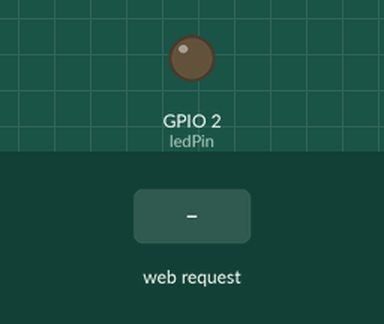
Recording of a sketch running on a simulated ESP32. Parts: output pins drawn as LEDs (lit = HIGH). Inputs (shaded band) come from the test bench. WiFi joins after 1.5 s; servers stay silent unless stated; what the sketch prints to the serial monitor is not drawn.

Above: at 2.7 s.
2.8 s: HTTP request GET /led/on received
At 3.5 s:
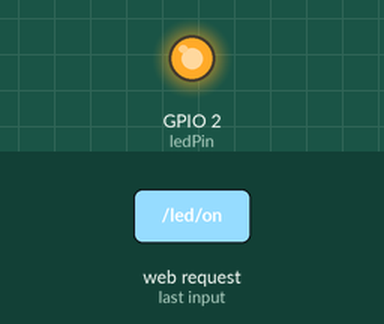
4.3 s: HTTP request GET /led/off received
At 4.7 s:
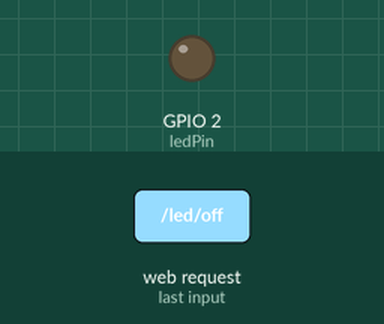
Timing chart, 0 to 7.3 s (numbered marks = the images above; inputs shaded):
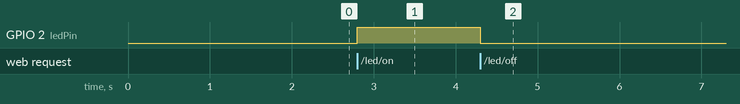

Measured:
- after the input at 2.8 s, GPIO 2 (ledPin): LOW → HIGH at once
- after the input at 4.3 s, GPIO 2 (ledPin): HIGH → LOW at once

The sketch:

sketch_jun8a.ino
```cpp
/*
 * ESP32 Web Server to Control an LED
 * -----------------------------------
 * This sketch creates a simple web server on the ESP32 that allows you to
 * control the built-in LED (usually on GPIO 2) by visiting specific URLs.
 * * It is designed to work with the provided HTML control panel.
 * * Instructions:
 * 1. Update the `ssid` and `password` variables with your Wi-Fi credentials.
 * 2. Upload the code to your ESP32.
 * 3. Open the Serial Monitor at 115200 baud to find the ESP32's IP address.
 * 4. Enter this IP address into the HTML control panel to control the LED.
 */

#include <WiFi.h>
#include <WebServer.h>

// --- IMPORTANT: UPDATE WITH YOUR WI-FI CREDENTIALS ---
const char* ssid = "Airtel_pank_7587";
const char* password = "air49561";
// ----------------------------------------------------

// Create a WebServer object on port 80 (standard HTTP port)
WebServer server(80);

// Define the GPIO pin for the built-in LED. On most ESP32 dev kits, this is GPIO 2.
// If your board's LED is on a different pin, change the value here.
const int ledPin = 2;

// --- Handler for turning the LED ON ---
void handleLedOn() {
  Serial.println("GET request received for /led/on");
  digitalWrite(ledPin, HIGH); // Turn the LED on
  // Send a response back to the client. The CORS header is crucial for allowing
  // the web browser to access this server from a different origin (the HTML file).
  server.sendHeader("Access-Control-Allow-Origin", "*");
  server.send(200, "text/plain", "LED is now ON");
}

// --- Handler for turning the LED OFF ---
void handleLedOff() {
  Serial.println("GET request received for /led/off");
  digitalWrite(ledPin, LOW); // Turn the LED off
  server.sendHeader("Access-Control-Allow-Origin", "*");
  server.send(200, "text/plain", "LED is now OFF");
}

// --- Handler for requests to non-existent pages ---
void handleNotFound() {
  String message = "File Not Found\n\n";
  message += "URI: ";
  message += server.uri();
  message += "\nMethod: ";
  message += (server.method() == HTTP_GET) ? "GET" : "POST";
  message += "\nArguments: ";
  message += server.args();
  message += "\n";
  for (uint8_t i = 0; i < server.args(); i++) {
    message += " " + server.argName(i) + ": " + server.arg(i) + "\n";
  }
  server.sendHeader("Access-Control-Allow-Origin", "*");
  server.send(404, "text/plain", message);
}

// --- Setup Function: Runs once on boot ---
void setup() {
  // Start the serial communication for debugging purposes
  Serial.begin(115200);

  // Set the LED pin as an output
  pinMode(ledPin, OUTPUT);
  digitalWrite(ledPin, LOW); // Start with the LED off

  // --- Connect to Wi-Fi ---
  Serial.println();
  Serial.print("Connecting to ");
  Serial.println(ssid);

  WiFi.begin(ssid, password);

  // Wait for the Wi-Fi connection to be established
  while (WiFi.status() != WL_CONNECTED) {
    delay(500);
    Serial.print(".");
  }

  // --- Connection Successful ---
  Serial.println("");
  Serial.println("WiFi connected!");
  Serial.print("IP Address: ");
  Serial.println(WiFi.localIP()); // This is the IP you need for the web interface

  // --- Define Server Routes ---
  // When the server receives a request to "/led/on", it will call the handleLedOn function.
  server.on("/led/on", HTTP_GET, handleLedOn);

  // When the server receives a request to "/led/off", it will call the handleLedOff function.
  server.on("/led/off", HTTP_GET, handleLedOff);

  // Setup the handler for 404 Not Found errors
  server.onNotFound(handleNotFound);

  // Start the server
  server.begin();
  Serial.println("HTTP server started. Ready for commands.");
}

// --- Loop Function: Runs repeatedly ---
void loop() {
  // This line is crucial. It tells the server to check if any clients
  // (like your web browser) have sent a request.
  server.handleClient();
}
```
